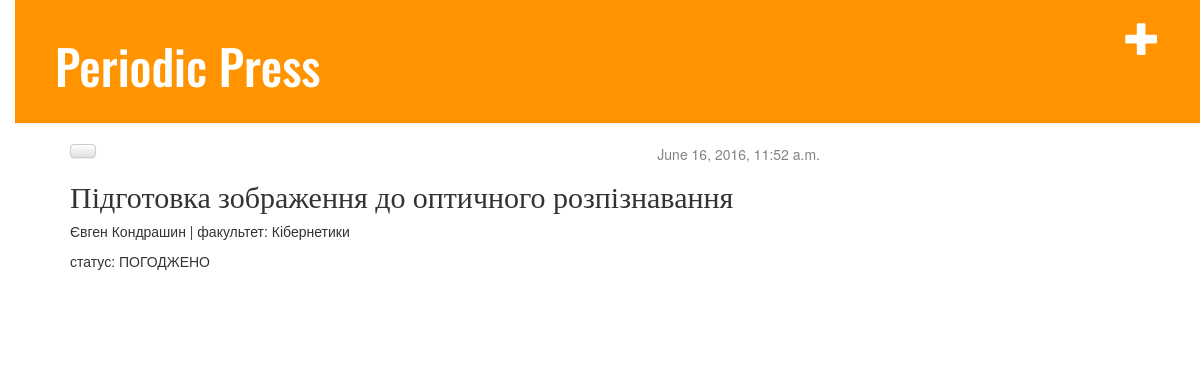
The app's page /article/1/ with its own data.
### press/models.py (models this page shows, shortened)
@python_2_unicode_compatible  # only if you need to support Python 2
class Article(models.Model):
    author = models.ForeignKey(Author, on_delete=models.CASCADE)
    title = models.CharField(max_length=200)
    faculty = models.ForeignKey(Faculty, on_delete=models.CASCADE)
    atype = models.ForeignKey(Writing, on_delete=models.CASCADE)
    link = models.CharField(max_length=200)
    status = models.CharField(max_length=200, default='UNDEFINED')
    created_date = models.DateTimeField(
        default=timezone.now)
    published_date = models.DateTimeField(
        blank=True, null=True);

class Human(models.Model):
    first_name = models.CharField(max_length=30)
    last_name = models.CharField(max_length=30)

@python_2_unicode_compatible  # only if you need to support Python 2
class Faculty(models.Model):
	name = models.CharField(max_length=200)
	def __str__(self):
		return self.name

### press/views.py (the view)
# urls.py: url(r'^article/(?P<pk>[0-9]+)/$', views.article_detail, name='article_detail'),
def article_detail(request, pk):
    article = get_object_or_404(Article, pk=pk)
    return render(request, 'press/article_detail.html', {'article': article})

### press/models.py (called while the page is built)
	def __str__(self):
		return self.first_name + " " + self.last_name

### press/templates/press/article_detail.html
{% extends 'press/base.html' %}
{% block content %}
    <div class="article">
        {% if article.published_date %}
            <div class="date">
                {{ article.published_date }}
            </div>
        {% endif %}
        <a class="btn btn-default" href="{% url 'article_edit' pk=article.pk %}"></a>
        <h2>{{ article.title }}</h2>
        <p>{{ article.author}} | факультет: {{ article.faculty }}</p>
        <p>статус: {{ article.status}}</p>
    </div>
{% endblock %}

### press/static/css/press.css (style rules this page uses)
body { padding-left: 15px; }
h1, h2, h3, h4 { font-family: 'Oswald'; }
.date { float: right; color: #828282; }
.article { margin-bottom: 70px; }

### records on screen
Article: published_date "June 16, 2016, 11:52 a.m.", title "Підготовка зображення до оптичного розпізнавання", author "Євген Кондрашин", faculty "Кібернетики", status "ПОГОДЖЕНО"
